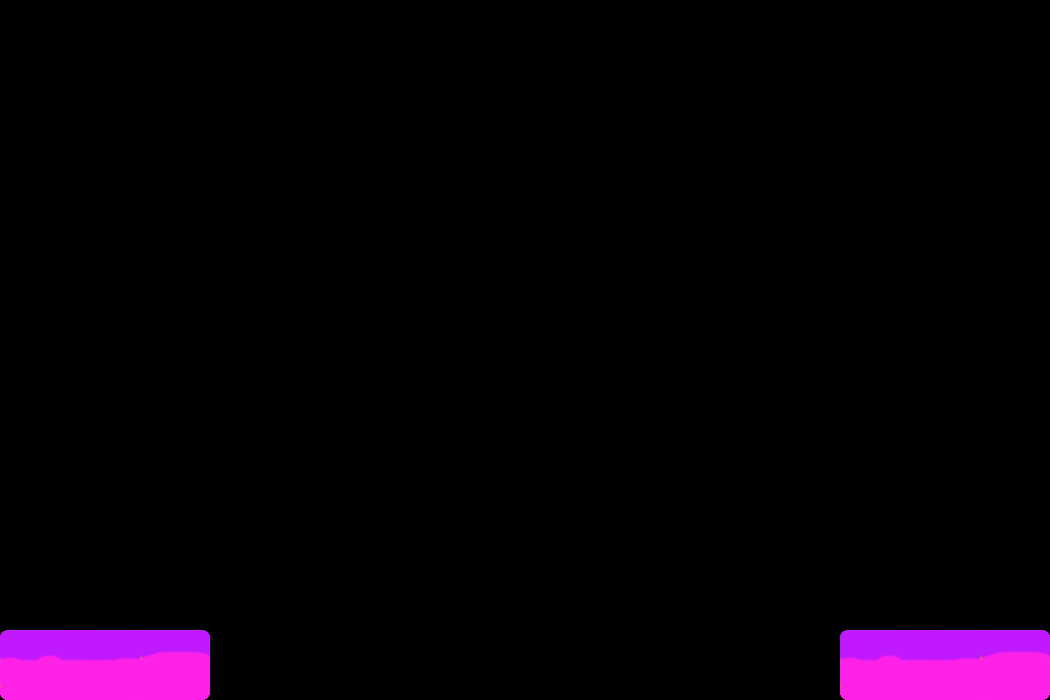

The image is a tile-based game level rendered from a .tmx file. Its description and complete source (layers, tilesets, objects, tile grids) follow:
An orthogonal 15x10 tile map with 70x70 px tiles, 1 tile layer (Tile Layer 1) and 7 objects (2x platform, exitSign, doorBot, doorTop, exitTrigger, ...).

<map version="1.2" tiledversion="1.2.3" orientation="orthogonal" renderorder="right-down" width="15" height="10" tilewidth="70" tileheight="70" infinite="0" nextlayerid="3" nextobjectid="22">
 <properties>
  <property name="star1time" type="float" value="7" />
 </properties>
 <tileset firstgid="1" name="tiles_spritesheet" tilewidth="70" tileheight="70" spacing="2" tilecount="156" columns="12">
  <image source="tiles_spritesheet2.png" width="914" height="936" />
 </tileset>
 <layer id="1" name="Tile Layer 1" width="15" height="10">
  <data encoding="csv">
0,0,0,0,0,0,0,0,0,0,0,0,0,0,0,
0,0,0,0,0,0,0,0,0,0,0,0,0,0,0,
0,0,0,0,0,0,0,0,0,0,0,0,0,0,0,
0,0,0,0,0,0,0,0,0,0,0,0,0,0,0,
0,0,0,0,0,0,0,0,0,0,0,0,0,0,0,
0,0,0,0,0,0,0,0,0,0,0,0,0,0,0,
0,0,0,0,0,0,0,0,0,0,0,0,0,0,0,
0,0,0,0,0,0,0,0,0,0,0,0,0,0,0,
0,0,0,0,0,0,0,0,0,0,0,0,0,0,0,
116,104,92,0,0,0,0,0,0,0,0,0,116,104,92
</data>
 </layer>
 <objectgroup id="2" name="Object Layer 1">
  <object id="1" type="platform" x="0" y="630" width="1050" />
  <object id="15" type="platform" x="420" y="591" width="210" height="39" />
  <object id="18" type="exitSign" gid="65" x="910" y="630" width="70" height="70" />
  <object id="19" type="doorBot" gid="58" x="980" y="630" width="70" height="70" />
  <object id="20" type="doorTop" gid="46" x="980" y="560" width="70" height="70" />
  <object id="21" type="exitTrigger" x="0" y="0" width="1280" height="720" />
  <object id="24" type="movingPlatform" x="200" y="500" width="32" height="32" />
 </objectgroup>
</map>
